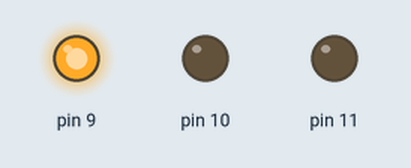
Recording of a sketch running on a simulated Arduino Uno, built with avr-gcc and run on an emulated ATmega328P. Parts: output pins drawn as LEDs (lit = HIGH).

Above: at 0.05 s.
At 1.5 s:
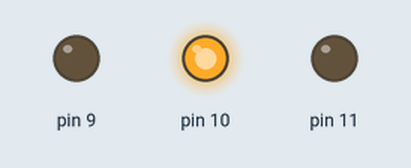
At 3.0 s:
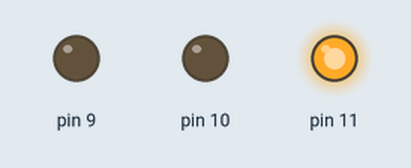
At 6.0 s:
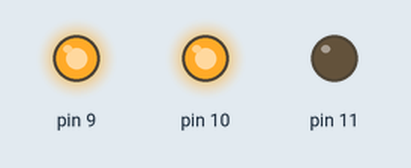
At 9.0 s:
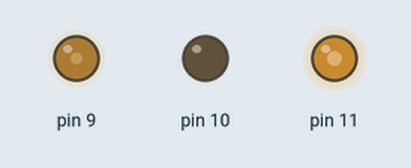
At 12.0 s:
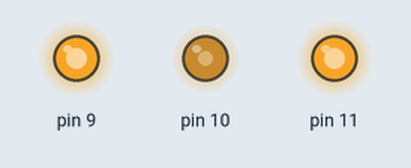
Timing chart, 0 to 15.6 s (numbered marks = the images above):
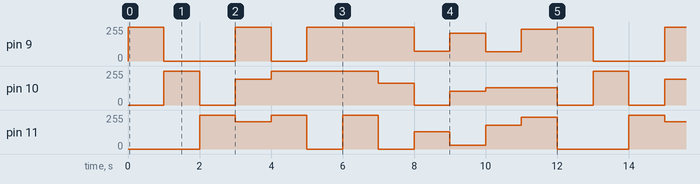

Measured:
- by itself, pin 9: repeats every 12.0 s: 0/255 2.0 s, 255/255 1.0 s, 0/255 1.0 s, 255/255 3.0 s, 75/255 1.0 s, 210/255 1.0 s, 70/255 1.0 s, 238/255 1.0 s, 255/255 1.0 s
- by itself, pin 10: repeats every 12.0 s: 0/255 1.0 s, 192/255 1.0 s, 255/255 3.0 s, 165/255 1.0 s, 0/255 1.0 s, 105/255 1.0 s, 130/255 2.0 s, 0/255 1.0 s, 255/255 1.0 s

The sketch:

exe4.ino
```cpp
int red = 9, green = 10, blue = 11;
void setup()
{
    pinMode(9, OUTPUT);
    pinMode(10, OUTPUT);
    pinMode(11, OUTPUT);
}

void loop()
{
    RGB_color(255, 0, 0);
    delay(1000);
    RGB_color(0, 255, 0);
    delay(1000);
    RGB_color(0, 0, 255);
    delay(1000);
    RGB_color(255, 192, 203);
    delay(1000);
    RGB_color(0, 255, 255);
    delay(1000);
    RGB_color(255, 255, 0);
    delay(1000);
    RGB_color(255, 255, 255);
    delay(1000);
    RGB_color(255, 165, 0);
    delay(1000);
    RGB_color(75, 0, 130);
    delay(1000);
    RGB_color(210, 105, 30);
    delay(1000);
    RGB_color(70, 130, 180);
    delay(1000);
    RGB_color(238, 130, 238);
    delay(1000);
}

void RGB_color(int red_value, int green_value, int blue_value)
{
    analogWrite(9, red_value);
    analogWrite(10, green_value);
    analogWrite(11, blue_value);
}
```
